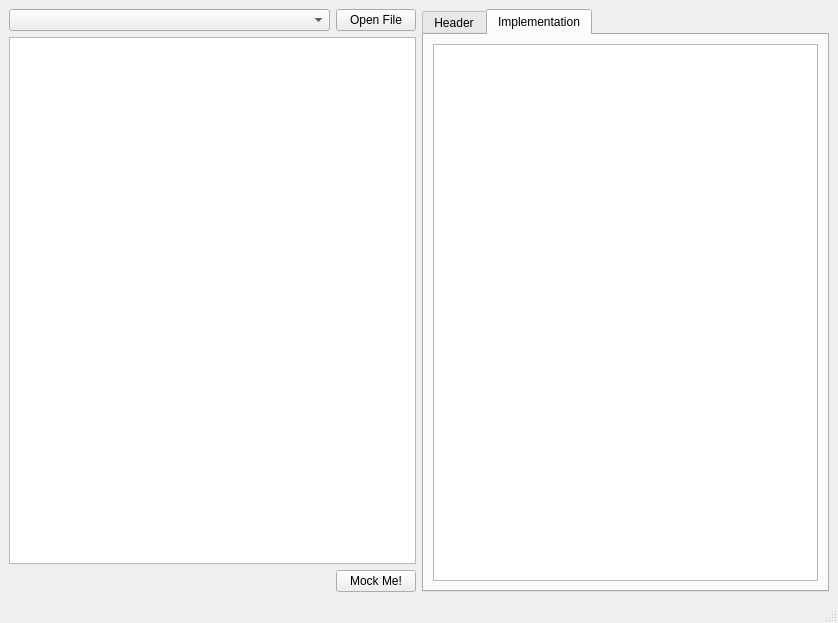
<?xml version="1.0" encoding="UTF-8"?>
<ui version="4.0">
 <class>mw</class>
 <widget class="QMainWindow" name="mw">
  <property name="geometry">
   <rect>
    <x>0</x>
    <y>0</y>
    <width>838</width>
    <height>623</height>
   </rect>
  </property>
  <property name="windowTitle">
   <string>Mockinator V0.1</string>
  </property>
  <widget class="QWidget" name="centralwidget">
   <layout class="QHBoxLayout" name="horizontalLayout_2">
    <item>
     <layout class="QVBoxLayout" name="verticalLayout">
      <item>
       <layout class="QHBoxLayout" name="horizontalLayout" stretch="1,0">
        <item>
         <widget class="QComboBox" name="cbFilePath"/>
        </item>
        <item>
         <widget class="QPushButton" name="pbOpenFile">
          <property name="text">
           <string>Open File</string>
          </property>
         </widget>
        </item>
       </layout>
      </item>
      <item>
       <widget class="QTextEdit" name="teInputCode">
        <property name="acceptDrops">
         <bool>true</bool>
        </property>
        <property name="lineWrapMode">
         <enum>QTextEdit::NoWrap</enum>
        </property>
       </widget>
      </item>
      <item>
       <layout class="QHBoxLayout" name="horizontalLayout_4">
        <item>
         <spacer name="horizontalSpacer">
          <property name="orientation">
           <enum>Qt::Horizontal</enum>
          </property>
          <property name="sizeHint" stdset="0">
           <size>
            <width>40</width>
            <height>20</height>
           </size>
          </property>
         </spacer>
        </item>
        <item>
         <widget class="QPushButton" name="pbRunMocker">
          <property name="text">
           <string>Mock Me!</string>
          </property>
         </widget>
        </item>
       </layout>
      </item>
     </layout>
    </item>
    <item>
     <layout class="QVBoxLayout" name="verticalLayout_2">
      <item>
       <widget class="QTabWidget" name="tabOutputCodeTab">
        <property name="currentIndex">
         <number>1</number>
        </property>
        <widget class="QWidget" name="tab">
         <attribute name="title">
          <string>Header</string>
         </attribute>
         <layout class="QVBoxLayout" name="verticalLayout_5">
          <item>
           <layout class="QVBoxLayout" name="verticalLayout_4">
            <item>
             <widget class="QLineEdit" name="lineEdit"/>
            </item>
            <item>
             <widget class="QTextEdit" name="teOutputHeader">
              <property name="acceptDrops">
               <bool>false</bool>
              </property>
              <property name="lineWrapMode">
               <enum>QTextEdit::NoWrap</enum>
              </property>
             </widget>
            </item>
           </layout>
          </item>
          <item>
           <layout class="QHBoxLayout" name="horizontalLayout_5">
            <item>
             <spacer name="horizontalSpacer_2">
              <property name="orientation">
               <enum>Qt::Horizontal</enum>
              </property>
              <property name="sizeHint" stdset="0">
               <size>
                <width>40</width>
                <height>20</height>
               </size>
              </property>
             </spacer>
            </item>
            <item>
             <widget class="QPushButton" name="pbSave">
              <property name="text">
               <string>Save</string>
              </property>
             </widget>
            </item>
           </layout>
          </item>
         </layout>
        </widget>
        <widget class="QWidget" name="tab_2">
         <attribute name="title">
          <string>Implementation</string>
         </attribute>
         <layout class="QHBoxLayout" name="horizontalLayout_3">
          <item>
           <layout class="QVBoxLayout" name="verticalLayout_3">
            <item>
             <widget class="QTextEdit" name="teOutputImpl">
              <property name="acceptDrops">
               <bool>false</bool>
              </property>
              <property name="lineWrapMode">
               <enum>QTextEdit::NoWrap</enum>
              </property>
             </widget>
            </item>
           </layout>
          </item>
         </layout>
        </widget>
       </widget>
      </item>
     </layout>
    </item>
   </layout>
  </widget>
  <widget class="QMenuBar" name="mb">
   <property name="geometry">
    <rect>
     <x>0</x>
     <y>0</y>
     <width>838</width>
     <height>22</height>
    </rect>
   </property>
  </widget>
  <widget class="QStatusBar" name="sb"/>
 </widget>
 <resources/>
 <connections>
  <connection>
   <sender>pbSave</sender>
   <signal>clicked()</signal>
   <receiver>mw</receiver>
   <slot>onSave()</slot>
   <hints>
    <hint type="sourcelabel">
     <x>776</x>
     <y>566</y>
    </hint>
    <hint type="destinationlabel">
     <x>418</x>
     <y>311</y>
    </hint>
   </hints>
  </connection>
  <connection>
   <sender>pbRunMocker</sender>
   <signal>clicked()</signal>
   <receiver>mw</receiver>
   <slot>onMockMe()</slot>
   <hints>
    <hint type="sourcelabel">
     <x>376</x>
     <y>579</y>
    </hint>
    <hint type="destinationlabel">
     <x>418</x>
     <y>311</y>
    </hint>
   </hints>
  </connection>
  <connection>
   <sender>pbOpenFile</sender>
   <signal>clicked()</signal>
   <receiver>mw</receiver>
   <slot>onOpenFile()</slot>
   <hints>
    <hint type="sourcelabel">
     <x>376</x>
     <y>44</y>
    </hint>
    <hint type="destinationlabel">
     <x>418</x>
     <y>311</y>
    </hint>
   </hints>
  </connection>
 </connections>
 <slots>
  <slot>onSave()</slot>
  <slot>onMockMe()</slot>
  <slot>onOpenFile()</slot>
  <slot>onCBChante(string)</slot>
  <slot>onDragndrop()</slot>
 </slots>
</ui>
